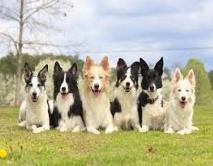
#> input picture RL/CS17BTECH11029_HW0/PCA/dogs.jpg, 213 x 166 px
$ python pca.py --image dogs.jpg
#> lines starting #> are read from the running program, lines starting #| are printed output that depends on the picture
import cv2
import numpy as np
import copy
import argparse

parser = argparse.ArgumentParser(description='Kmeans Algorithm.')

parser.add_argument('--image', type=str,help='image path')

args = parser.parse_args()

path = args.image

image = cv2.imread(path)
#> image is the input picture: shape (166, 213, 3); mean B, G, R 154.3, 182.2, 183.7
h,w,c = image.shape
#> h = 166; w = 213; c = 3
X = image.reshape(-1,3)/255.

mean_vector = np.mean(X,axis=0) # mean should be 0
#> mean_vector = [0.605, 0.714, 0.72]
X = X - mean_vector
X_t_X = np.matmul(X.transpose(),X)/len(X) # covariance matrix
#> X_t_X = [[0.0804, 0.0451, 0.0408], [0.0451, 0.0383, 0.0361], [0.0408, 0.0361, 0.0358]]

w,v =  np.linalg.eig(X_t_X)
#> w = [0.138, 0.016, 0.000858]; v = [[0.728, 0.682, 0.0666], [0.5, -0.462, -0.732], [0.469, -0.566, 0.678]]

X_r = np.matmul(X,v)+ mean_vector # project on subspace
X_r = (X_r*255.).astype(int)
image_r =  X_r.reshape(image.shape)
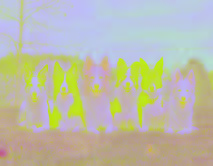
#> image_r: shape (166, 213, 3) int64; mean B, G, R 153.8, 181.7, 183.2; drawn with min black and max white

cv2.imwrite('./pca.jpg',image_r)
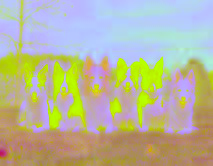
#> saved as pca.jpg: shape (166, 213, 3); mean B, G, R 156.7, 181.6, 183.2

$ run again, on RL/CS17BTECH11029_HW0/PCA/pca_fail.jpg
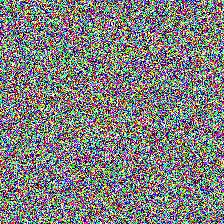
#> input picture RL/CS17BTECH11029_HW0/PCA/pca_fail.jpg, 224 x 224 px
#> image is the input picture: shape (224, 224, 3); mean B, G, R 126.8, 127.6, 127.7
#> mean_vector = [0.497, 0.5, 0.501]
#> X_t_X = [[0.0793, 0.0687, 0.0644], [0.0687, 0.0921, 0.07], [0.0644, 0.07, 0.0823]]
#> `w,v =  np.linalg.eig(X_t_X)`: w = [0.22, 0.0163, 0.0171]; v = [[-0.555, -0.803, 0.218], [-0.608, 0.213, -0.765], [-0.568, 0.557, 0.606]]
#> `image_r =  X_r.reshape(image.shape)`:
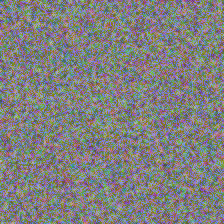
#> image_r: shape (224, 224, 3) int64; mean B, G, R 126.5, 127.1, 127.2; drawn with min black and max white
#> `cv2.imwrite('./pca.jpg',image_r)`:
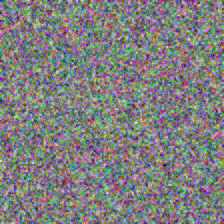
#> saved as pca.jpg: shape (224, 224, 3); mean B, G, R 126.7, 127.1, 127.2
